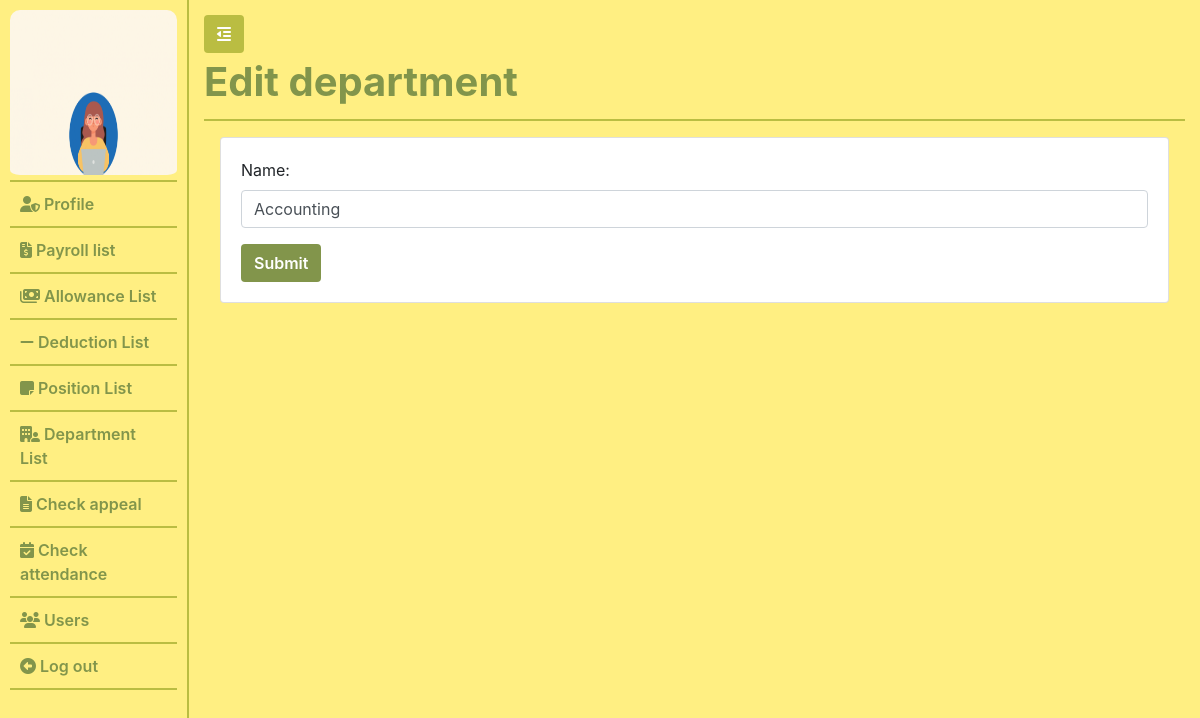
The page /admin/admin_edit_department.php?dId=2 (signed in) on the database its author committed.
### tables this page shows
CREATE TABLE `users` (
  `id` int(11) NOT NULL,
  `username` varchar(255) NOT NULL,
  `password` varchar(255) NOT NULL,
  `first_name` varchar(64) NOT NULL,
  `last_name` varchar(64) NOT NULL,
  `user_role` varchar(255) NOT NULL,
  `user_image` varchar(255) DEFAULT NULL,
  `qr_code` varchar(255) NOT NULL,
  `qrcode_path` text NOT NULL,
  `position_id` int(11) NOT NULL
);

CREATE TABLE `department` (
  `id` int(11) NOT NULL,
  `name` text NOT NULL
);

### common/classes/Session_user.php (called while the page is built, shortened)
<?php
    Class Session{
        private $id;
        public function get_user_id(){
            return $this->id;
        }
        public function check_if_logged_in(){
            if(isset($_SESSION['id']) && isset($_SESSION['user_role'])){
                $this->id = $_SESSION['id'];
            }else{
                unset($this->id);
                unset($this->user_role);
                $this->logged_in = false;
            }
        }
    }
    $session = new Session();

### common/classes/Database.php (called while the page is built, shortened)
<?php
    class Database{
        private $connection;
        public $servername = "localhost";
        public $user = "root";
        public $password = "";
        public $database_name = "ams_with_qrcode";
        public function connect_database(){
            $db = new mysqli($this->servername, $this->user, $this->password, $this->database_name);
            $this->connection = $db;
        }
        public function query($sql){
            $result =  $this->connection->query($sql);
            return $result;
        }
    }
    $database = new Database();
?>

### common/classes/DB_object.php (called while the page is built, shortened)
<?php
    class DB_object{
        protected static $db_name = "users";
        public static function find_by_id( $id){
            $result = static::find_by_query("SELECT * FROM " . static::$db_name . " WHERE id = $id");
            return (!empty($result)) ? array_shift($result) : false;
        }
        public static function find_by_query($sql){
            global $database;
            $result_query = $database->query($sql);
            $the_object_array = [];
            while($row = mysqli_fetch_assoc($result_query)){
                $the_object_array[] = static::instantiation($row);
            }
            return $the_object_array;
        }
        public static function instantiation($row){
            $called_object = new $get_called_class;
            foreach($row as $attribute => $value){
                if($called_object->has_attribute($attribute)){
                    $called_object->$attribute = $value;
                }
            }
            return $called_object;
        }
        public function has_attribute($attribute){
            $object_properties = get_object_vars($this);
            return array_key_exists($attribute, $object_properties);
        }
    }
?>

### common/classes/User.php (called while the page is built, shortened)
<?php
    class User extends DB_object{
        public $user_image;
        private $upload_directory = "..".DS."admin".DS.'images';
        private $img_placeholder = "https://place-hold.it/128x128?text=User+image";
        public function display_user_photo(){
            return (empty($this->user_image)) ? $this->img_placeholder : $this->upload_directory.DS.$this->user_image;
        }
    }
?>

### admin/includes/function.php (called while the page is built, shortened)
<?php
    function validate_input($data){
        $data = trim($data);
        $data = stripslashes($data);
        $data = htmlentities($data);
        return $data;
    }

### admin/admin_edit_department.php (the view, shortened to what this page needs)
<?php require_once "includes/header.php" ?>
<?php
    if(empty($_GET['dId']) || !isset($_GET['dId']) ){
        die();
    }else{
        $department_id = validate_input($_GET['dId']);
        $department_to_edit = Department::find_by_id($department_id);
    }
?>
                <?php require_once "includes/side-nav.php" ?>
                <div class="page-wrapper">
                    <button class="btn toggle-icon">
                        <span> <i class="fas fa-outdent"></i> </span>
                    </button>
                    <div class="page-header">
                        <h1 class="">Edit department</h1>
                    </div>
                        <div class="row p-3">
                            <div class="col-lg-12">
                            <div class="card">
                                    <div class="card-body">
                                        <div class="row">
                                            <div class="col-lg-12">
                                                <form action="" method="post" enctype="multipart/form-data">
                                                    <div class="form-group">
                                                        <label for="">Name:</label>
                                                        <input id="" class="form-control" type="text" name="name"  value="<?= $department_to_edit->name ?>" >
                                                    </div>
                                                    <input type="submit" name='submit_department' value="Submit" class="btn update_user_btn">
                                                    </form>
                                            </div>
                                        </div>
                                    </div>
                                </div>
                            </div>
                        </div>
                </div>
        <?php require_once "includes/footer.php" ?>

### admin/includes/side-nav.php
<div id="my-nav" class="side-nav">
                        <ul class="navbar-nav flex-column vertical-nav">
                            <div class="user-image-container">
                                <img src="<?= $user->display_user_photo() ?>" alt="" id="user_image">
                            </div>
                                <li class="nav-item ">
                                    <a class="nav-link" href="profile.php"> <i class="fas fa-user-shield"></i> Profile</a>
                                </li>
                                <li class="nav-item">
                                    <a class="nav-link " href="payroll.php" > <i class="fas fa-file-invoice-dollar"></i> Payroll list</a>
                                </li>
                                <li class="nav-item">
                                    <a class="nav-link " href="allowance.php" > <i class="fas fa-money-bills"></i> Allowance List</a>
                                </li>
                                <li class="nav-item">
                                    <a class="nav-link " href="admin_deduction.php" > <i class="fas fa-minus"></i> Deduction List</a>
                                </li>
                                <li class="nav-item">
                                    <a class="nav-link " href="position_list.php" > <i class="fas fa-note-sticky"></i> Position List</a>
                                </li>
                                <li class="nav-item">
                                    <a class="nav-link " href="admin_department.php" > <i class="fas fa-building-user"></i> Department List</a>
                                </li>
                                <li class="nav-item">
                                    <a class="nav-link " href="admin_appeal.php" > <i class="fas fa-file-lines"></i> Check appeal</a>
                                </li>
                                <li class="nav-item">
                                    <a class="nav-link " href="check_attendance.php" > <i class="fas fa-calendar-check"></i> Check attendance</a>
                                </li>
                                <li class="nav-item">
                                    <a class="nav-link " href="users.php" > <i class="fas fa-users"></i> Users</a>
                                </li>
                            <li class="nav-item">
                                <a class="nav-link " href="logout.php" > <i class="fas fa-arrow-alt-circle-left"></i> Log out</a>
                            </li>
                        </ul>
                </div>

### admin/css/style.css (style rules this page uses)
* { box-sizing: border-box; }
body,html { height: 100%; width: 100%; }
.side-nav { width: 225px; background-color: #FFEF82; padding-top: 10px; border-right: 2px solid #BABD42; }
.user-image-container { border-bottom: 2px solid #BABD42; }
#user_image { border-radius: 10px; height: 170px; width: 100%; padding-bottom: 5px; }
.side-nav ul { padding: 0px 10px; height: 100vh; }
.side-nav .nav-item .nav-link { border-bottom: 2px solid #BABD42; color: #82954B; font-weight: 600; padding: 10px; }
.page-wrapper { padding: 15px; width: 100%; background-color: #FFEF82; }
.toggle-icon { background-color: #BABD42; color: #fff; }
.page-header { padding: 5px 0; border-bottom: 2px solid #BABD42; }
.page-header h1, .title-page { color:#82954B; font-weight: 700; }
.export_btn, .update_user_btn, .attendance_action_btn, .session_message, .report_btn, .add_user_btn, .add_appeal_btn, .add_deduction_btn, .add_allowance_btn, .add_salary_btn { background-color: #82954B; color: #fff; font-weight: 600; }

### rows shown on the page
users: user_image (picture)
department: name "Accounting"
